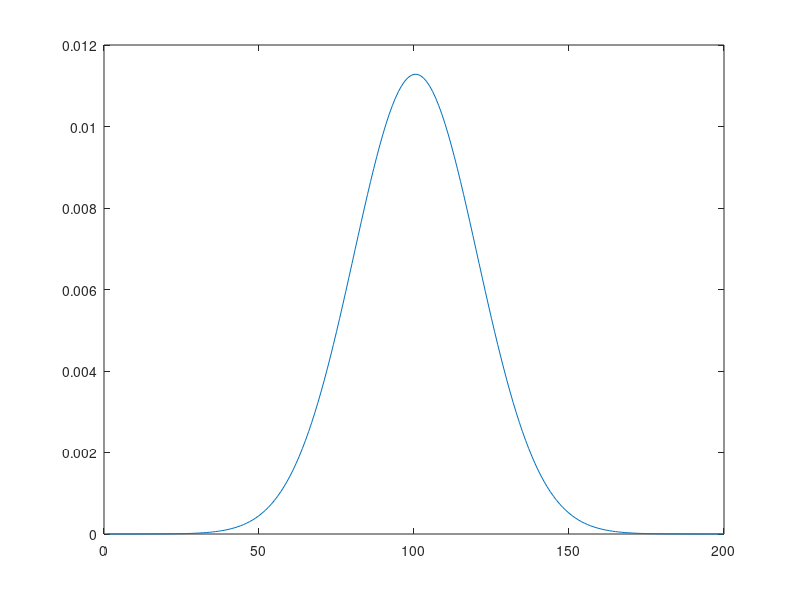

The MATLAB script that drew this image: (Note: this script raises an error after producing the figure.)
clear all; clc; close all
global ncall;

% Parameter initialization
t_start = 0.0; t_end = 1000;
ro_start = 0; ro_end = 50; % 1200 for discrete time
m = 100.; % timestamps
n = 199; % grid spaces ! for Pdep to work, choose odd number
tsim = linspace(t_start,t_end,m);
dt = tsim(2)-tsim(1); Fs = 1/dt;
tspan = [t_start t_end];
ro = linspace(ro_start,ro_end,n+1);
L = ro_end - ro_start; % length of space
dx = L/(n + 1.); % dt = tsim/m;

% Boundary conditions
b = 0; % left boundary condition value
c = 5; % right boundary condition value

% Set input
% Pdep = 100*normpdf(0,-round(n/2)+1:round(n/2),10)'; % deposition profile
sigma = 5; mu = L/2; K = .1;
Pdep = K * 1/(sigma*sqrt(pi))*exp(-(1/2)*(ro-mu).^2/sigma.^2)';
% u = @(t) 10*(sin(10*pi*t) + 1)*(t<2.5);
% Ptot = 0.7; sigma = 0.05;  MW2keVs = .5;%6.24e21/2.1e19; % Factor to convert to keV
% Pdep = MW2keVs*Ptot/(sigma*sqrt(pi))*exp(-(ro-L/2).^2/sigma.^2);
figure(1)
plot(Pdep)
% u = @(t) sin(2*pi*2*t) - sin(2*pi*7*t); % input over time
u = @(t) 1*(1*sin(2*pi*.008*t) + 1) .* (t <= t_end/3);

% Initial profile
T0 = 0*sin(2*pi/100*ro) + c;
T0(n+1) = c; % constant boundary condition (impose)

% ODE call
reltol = 1.0e-10; abstol=1.0e-10;
options = odeset('RelTol',reltol,'AbsTol',abstol);
% tsim is used in order to force fixed time step
% [t,T] = ode45(@nonlin_eq,tsim,T0,options,u,Pdep,b,dx,n);
[t,T] = ode15s(@lin_eq,tsim,T0,options,u,Pdep,b,dx,n);
% [t,T] = ode45(@nonlin_system,tsim,T0,options,u,Pdep,b,dx,n);
T = T'; % time on collumns
figure(2);
h = surf(t,ro,T)
set(h,'LineStyle','none')
xlabel('t ')
ylabel('\rho')
zlabel('T(x,t)')

%%               
S = T(100,:);
Y = fft(S);
P2 = abs(Y/m);
P1 = P2(1:m/2+1);
P1(2:end-1) = 2*P1(2:end-1);

f = Fs*(0:(m/2))/m;
figure(3)
stem(f(1:10),P1(1:10)) 
set(gca,'YScale','log');
title('Single-Sided Amplitude Spectrum of S(t)')
xlabel('f (Hz)')
ylabel('|P1(f)|')

%%
% clear all; clc; close all
% 
% % Parameter initialization
% t_start = 0.0; t_end = 1;
% ro_start = 0; ro_end = 100; % 1200 for discrete time
% m = 100.; % timestamps
% n = 199; % grid spaces ! for Pdep to work, choose odd number
% tsim = linspace(t_start,t_end,m);
% dt = tsim(2)-tsim(1); Fs = 1/dt;
% tspan = [t_start t_end];
% ro = linspace(ro_start,ro_end,n+1);
% L = ro_end - ro_start; % length of space
% dx = L/(n + 1.); % dt = tsim/m;
% 
% % Boundary conditions
% b = 0; % left boundary condition value
% c = 1; % right boundary condition value
% 
% % Set input
% % Pdep = 100*normpdf(0,-round(n/2)+1:round(n/2),10)'; % deposition profile
% sigma = 10; mu = L/2; K = 101;
% Pdep = K * 1/(sigma*sqrt(pi))*exp(-(1/2)*(ro-mu).^2/sigma.^2)';
% % u = @(t) 10*(sin(10*pi*t) + 1)*(t<2.5);
% % Ptot = 0.7; sigma = 0.05;  MW2keVs = .5;%6.24e21/2.1e19; % Factor to convert to keV
% % Pdep = MW2keVs*Ptot/(sigma*sqrt(pi))*exp(-(ro-L/2).^2/sigma.^2);
% figure(1)
% plot(Pdep)
% % u = @(t) sin(2*pi*2*t) - sin(2*pi*7*t); % input over time
% u = @(t) (1*sin(2*pi*5*t)) %.* (t <= t_end/3);
% 
% % Initial profile
% T0 = 0*sin(2*pi/100*ro) + c + Pdep'*u(1);
% T0(n+1) = c; % constant boundary condition (impose)
% 
% % ODE call
% reltol = 1.0e-10; abstol=1.0e-10;
% options = odeset('RelTol',reltol,'AbsTol',abstol);
% % tsim is used in order to force fixed time step
% % [t,T] = ode45(@nonlin_eq,tsim,T0,options,u,Pdep,b,dx,n);
% % [t,T] = ode15s(@lin_eq,tsim,T0,options,u,Pdep,b,dx,n);
% [t,T] = ode45(@nonlin_system,tsim,T0,options,u,Pdep,b,dx,n);
% T = T'; % time on collumns
% figure(2);
% h = surf(t,ro,T)
% set(h,'LineStyle','none')
% xlabel('t ')
% ylabel('\rho')
% zlabel('T(x,t)')
